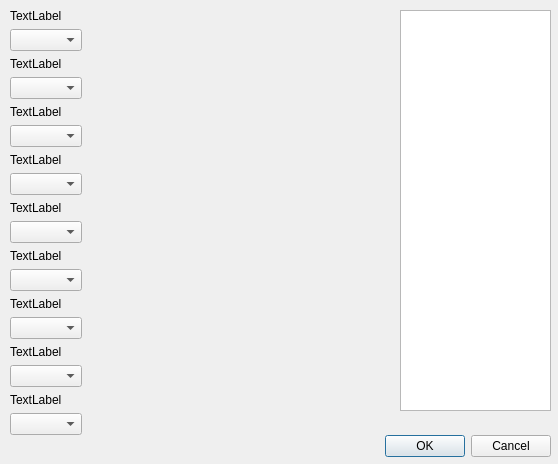
<?xml version="1.0" encoding="UTF-8"?>
<ui version="4.0">
 <class>Dialog</class>
 <widget class="QDialog" name="Dialog">
  <property name="geometry">
   <rect>
    <x>0</x>
    <y>0</y>
    <width>558</width>
    <height>464</height>
   </rect>
  </property>
  <property name="windowTitle">
   <string>Dialog</string>
  </property>
  <widget class="QDialogButtonBox" name="buttonBox">
   <property name="geometry">
    <rect>
     <x>210</x>
     <y>430</y>
     <width>341</width>
     <height>32</height>
    </rect>
   </property>
   <property name="orientation">
    <enum>Qt::Horizontal</enum>
   </property>
   <property name="standardButtons">
    <set>QDialogButtonBox::Cancel|QDialogButtonBox::Ok</set>
   </property>
  </widget>
  <widget class="QWidget" name="verticalLayoutWidget">
   <property name="geometry">
    <rect>
     <x>10</x>
     <y>9</y>
     <width>381</width>
     <height>401</height>
    </rect>
   </property>
   <layout class="QVBoxLayout" name="verticalLayout">
    <property name="sizeConstraint">
     <enum>QLayout::SetFixedSize</enum>
    </property>
    <item alignment="Qt::AlignTop">
     <widget class="QLabel" name="label">
      <property name="autoFillBackground">
       <bool>false</bool>
      </property>
      <property name="frameShape">
       <enum>QFrame::NoFrame</enum>
      </property>
      <property name="text">
       <string>TextLabel</string>
      </property>
      <property name="alignment">
       <set>Qt::AlignBottom|Qt::AlignLeading|Qt::AlignLeft</set>
      </property>
      <property name="wordWrap">
       <bool>true</bool>
      </property>
     </widget>
    </item>
    <item>
     <widget class="QgsMapLayerComboBox" name="mMapLayerComboBox"/>
    </item>
    <item>
     <widget class="QLabel" name="label_2">
      <property name="autoFillBackground">
       <bool>false</bool>
      </property>
      <property name="frameShape">
       <enum>QFrame::NoFrame</enum>
      </property>
      <property name="text">
       <string>TextLabel</string>
      </property>
      <property name="alignment">
       <set>Qt::AlignBottom|Qt::AlignLeading|Qt::AlignLeft</set>
      </property>
      <property name="wordWrap">
       <bool>true</bool>
      </property>
     </widget>
    </item>
    <item>
     <widget class="QgsFieldComboBox" name="mFieldComboBox"/>
    </item>
    <item>
     <widget class="QLabel" name="label_3">
      <property name="autoFillBackground">
       <bool>false</bool>
      </property>
      <property name="frameShape">
       <enum>QFrame::NoFrame</enum>
      </property>
      <property name="text">
       <string>TextLabel</string>
      </property>
      <property name="alignment">
       <set>Qt::AlignBottom|Qt::AlignLeading|Qt::AlignLeft</set>
      </property>
      <property name="wordWrap">
       <bool>true</bool>
      </property>
     </widget>
    </item>
    <item>
     <widget class="QgsFieldComboBox" name="mFieldComboBox_2"/>
    </item>
    <item>
     <widget class="QLabel" name="label_4">
      <property name="autoFillBackground">
       <bool>false</bool>
      </property>
      <property name="frameShape">
       <enum>QFrame::NoFrame</enum>
      </property>
      <property name="text">
       <string>TextLabel</string>
      </property>
      <property name="alignment">
       <set>Qt::AlignBottom|Qt::AlignLeading|Qt::AlignLeft</set>
      </property>
      <property name="wordWrap">
       <bool>true</bool>
      </property>
     </widget>
    </item>
    <item>
     <widget class="QgsFieldComboBox" name="mFieldComboBox_3"/>
    </item>
    <item>
     <widget class="QLabel" name="label_5">
      <property name="autoFillBackground">
       <bool>false</bool>
      </property>
      <property name="frameShape">
       <enum>QFrame::NoFrame</enum>
      </property>
      <property name="text">
       <string>TextLabel</string>
      </property>
      <property name="alignment">
       <set>Qt::AlignBottom|Qt::AlignLeading|Qt::AlignLeft</set>
      </property>
      <property name="wordWrap">
       <bool>true</bool>
      </property>
     </widget>
    </item>
    <item>
     <widget class="QgsFieldComboBox" name="mFieldComboBox_4"/>
    </item>
    <item>
     <widget class="QLabel" name="label_6">
      <property name="autoFillBackground">
       <bool>false</bool>
      </property>
      <property name="frameShape">
       <enum>QFrame::NoFrame</enum>
      </property>
      <property name="text">
       <string>TextLabel</string>
      </property>
      <property name="alignment">
       <set>Qt::AlignBottom|Qt::AlignLeading|Qt::AlignLeft</set>
      </property>
      <property name="wordWrap">
       <bool>true</bool>
      </property>
     </widget>
    </item>
    <item>
     <widget class="QgsFieldComboBox" name="mFieldComboBox_5"/>
    </item>
    <item>
     <widget class="QLabel" name="label_7">
      <property name="autoFillBackground">
       <bool>false</bool>
      </property>
      <property name="frameShape">
       <enum>QFrame::NoFrame</enum>
      </property>
      <property name="text">
       <string>TextLabel</string>
      </property>
      <property name="alignment">
       <set>Qt::AlignBottom|Qt::AlignLeading|Qt::AlignLeft</set>
      </property>
      <property name="wordWrap">
       <bool>true</bool>
      </property>
     </widget>
    </item>
    <item>
     <widget class="QgsMapLayerComboBox" name="mMapLayerComboBox_2"/>
    </item>
    <item>
     <widget class="QLabel" name="label_8">
      <property name="autoFillBackground">
       <bool>false</bool>
      </property>
      <property name="frameShape">
       <enum>QFrame::NoFrame</enum>
      </property>
      <property name="text">
       <string>TextLabel</string>
      </property>
      <property name="alignment">
       <set>Qt::AlignBottom|Qt::AlignLeading|Qt::AlignLeft</set>
      </property>
      <property name="wordWrap">
       <bool>true</bool>
      </property>
     </widget>
    </item>
    <item>
     <widget class="QgsMapLayerComboBox" name="mMapLayerComboBox_3"/>
    </item>
    <item>
     <widget class="QLabel" name="label_9">
      <property name="autoFillBackground">
       <bool>false</bool>
      </property>
      <property name="frameShape">
       <enum>QFrame::NoFrame</enum>
      </property>
      <property name="text">
       <string>TextLabel</string>
      </property>
      <property name="alignment">
       <set>Qt::AlignBottom|Qt::AlignLeading|Qt::AlignLeft</set>
      </property>
      <property name="wordWrap">
       <bool>true</bool>
      </property>
     </widget>
    </item>
    <item>
     <widget class="QgsFieldComboBox" name="mFieldComboBox_6"/>
    </item>
   </layout>
  </widget>
  <widget class="QTextBrowser" name="textBrowser">
   <property name="geometry">
    <rect>
     <x>400</x>
     <y>10</y>
     <width>151</width>
     <height>401</height>
    </rect>
   </property>
  </widget>
 </widget>
 <customwidgets>
  <customwidget>
   <class>QgsFieldComboBox</class>
   <extends>QComboBox</extends>
   <header>qgsfieldcombobox.h</header>
  </customwidget>
  <customwidget>
   <class>QgsMapLayerComboBox</class>
   <extends>QComboBox</extends>
   <header>qgsmaplayercombobox.h</header>
  </customwidget>
 </customwidgets>
 <resources/>
 <connections>
  <connection>
   <sender>buttonBox</sender>
   <signal>accepted()</signal>
   <receiver>Dialog</receiver>
   <slot>accept()</slot>
   <hints>
    <hint type="sourcelabel">
     <x>248</x>
     <y>254</y>
    </hint>
    <hint type="destinationlabel">
     <x>157</x>
     <y>274</y>
    </hint>
   </hints>
  </connection>
  <connection>
   <sender>buttonBox</sender>
   <signal>rejected()</signal>
   <receiver>Dialog</receiver>
   <slot>reject()</slot>
   <hints>
    <hint type="sourcelabel">
     <x>316</x>
     <y>260</y>
    </hint>
    <hint type="destinationlabel">
     <x>286</x>
     <y>274</y>
    </hint>
   </hints>
  </connection>
 </connections>
</ui>
